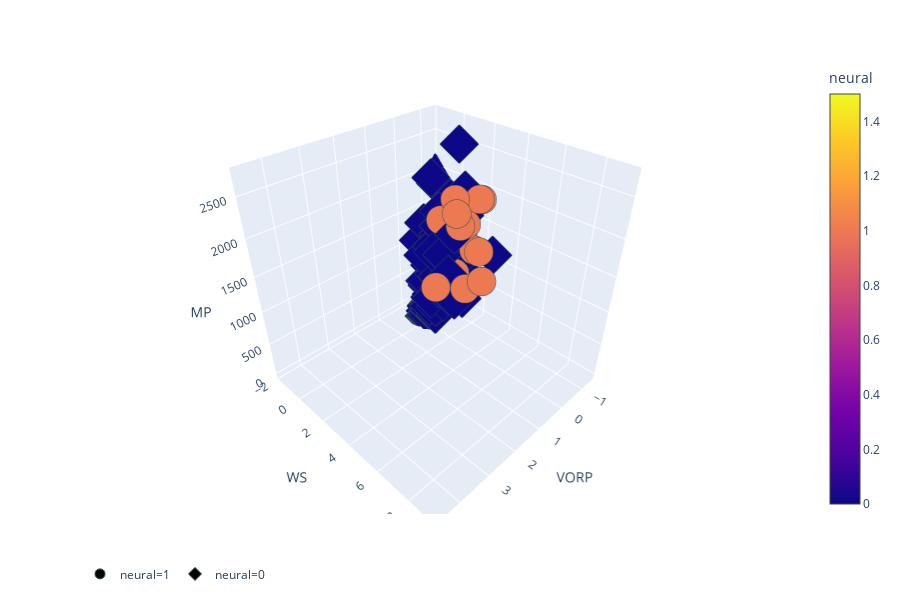

Source (notebook cell):
### Code cell
fig = px.scatter_3d(test_master_w_predictions, x='VORP', y='WS', z='MP',
            color='neural', 
            hover_name='Player_name', 
            hover_data=['USG%', 'PER', 'MP', 'VORP', 'Age'], 
            symbol='neural')
fig.update_traces(marker=dict(size=10,
                              line=dict(width=1,
                                        color='DarkSlateGrey')),
                  selector=dict(mode='markers'))

# fig.update_layout(scene=dict(xaxis=dict(range=[-15,10],),))
fig.update_layout(legend_orientation="h")
fig.show()
# plotly.offline.plot(fig, filename='html_files/ws_vorp_mp.html')

### Figure 1 — Plotly figure (JSON) as saved in the notebook; plotly's stock layout.template omitted (floating-point values rounded to 4 significant figures; data arrays with more than 128 entries replaced by an {"elided": "..."} marker saying what was removed)
{"data": [{"customdata": [[15.8, 17.9, 1913, 2.4, 21], [15.9, 18.5, 2096, 2.4, 20], [24.5, 18.1, 2546, 2, 21], [25.1, 17.1, 1682, 0, 21], [31.6, 17.2, 2598, 1.7, 22], [22.1, 15.1, 2455, 0.8, 20], [21.4, 13.6, 2152, 1, 21], [24.3, 16.1, 2024, 0.9, 25], [22.8, 16.1, 2565, 1.2, 20], [22.1, 17.5, 1810, 0.8, 21], [22.3, 20, 2732, 4.6, 21], [20.3, 19, 1324, 0.7, 22], [18.6, 18.6, 1193, 1.1, 23], [24.3, 17.4, 2164, 1.2, 21], [19.5, 18.5, 2541, 2.8, 20]], "hoverlabel": {"namelength": 0}, "hovertemplate": "<b>%{hovertext}</b><br><br>neural=%{marker.color}<br>VORP=%{customdata[3]}<br>WS=%{y}<br>MP=%{customdata[2]}<br>USG%=%{customdata[0]}<br>PER=%{customdata[1]}<br>Age=%{customdata[4]}", "hovertext": ["Bam Adebayo", "Jarrett Allen", "De'Aaron Fox", "Lauri Markkanen", "Donovan Mitchell", "Jayson Tatum", "Jaylen Brown", "Buddy Hield", "Jamal Murray", "Domantas Sabonis", "Ben Simmons", "Willy Hernangomez", "Richaun Holmes", "Kristaps Porzingis", "Myles Turner"], "legendgroup": "neural=1", "marker": {"color": [1, 1, 1, 1, 1, 1, 1, 1, 1, 1, 1, 1, 1, 1, 1], "coloraxis": "coloraxis", "line": {"color": "DarkSlateGrey", "width": 1}, "size": 10, "symbol": "circle"}, "mode": "markers", "name": "neural=1", "scene": "scene", "showlegend": true, "type": "scatter3d", "x": [2.4, 2.4, 2, 0, 1.7, 0.8, 1, 0.9, 1.2, 0.8, 4.6, 0.7, 1.1, 1.2, 2.8], "y": [6.8, 7.6, 5.6, 2.7, 5, 5, 4.5, 2.8, 5.5, 4.7, 9.2, 3.4, 3.8, 4.5, 8], "z": [1913, 2096, 2546, 1682, 2598, 2455, 2152, 2024, 2565, 1810, 2732, 1324, 1193, 2164, 2541]}, {"customdata": {"elided": "149x5 float values"}, "hoverlabel": {"namelength": 0}, "hovertemplate": "<b>%{hovertext}</b><br><br>neural=%{marker.color}<br>VORP=%{customdata[3]}<br>WS=%{y}<br>MP=%{customdata[2]}<br>USG%=%{customdata[0]}<br>PER=%{customdata[1]}<br>Age=%{customdata[4]}", "hovertext": {"elided": "149 str values"}, "legendgroup": "neural=0", "marker": {"color": {"elided": "149 int values"}, "coloraxis": "coloraxis", "line": {"color": "DarkSlateGrey", "width": 1}, "size": 10, "symbol": "diamond"}, "mode": "markers", "name": "neural=0", "scene": "scene", "showlegend": true, "type": "scatter3d", "x": {"elided": "149 float values"}, "y": {"elided": "149 float values"}, "z": {"elided": "149 int values"}}], "layout": {"coloraxis": {"colorbar": {"title": {"text": "neural"}}, "colorscale": [[0, "#0d0887"], [0.1111, "#46039f"], [0.2222, "#7201a8"], [0.3333, "#9c179e"], [0.4444, "#bd3786"], [0.5556, "#d8576b"], [0.6667, "#ed7953"], [0.7778, "#fb9f3a"], [0.8889, "#fdca26"], [1, "#f0f921"]]}, "height": 600, "legend": {"orientation": "h", "tracegroupgap": 0}, "margin": {"t": 60}, "scene": {"domain": {"x": [0, 0.98], "y": [0, 1]}, "xaxis": {"title": {"text": "VORP"}}, "yaxis": {"title": {"text": "WS"}}, "zaxis": {"title": {"text": "MP"}}}}}
